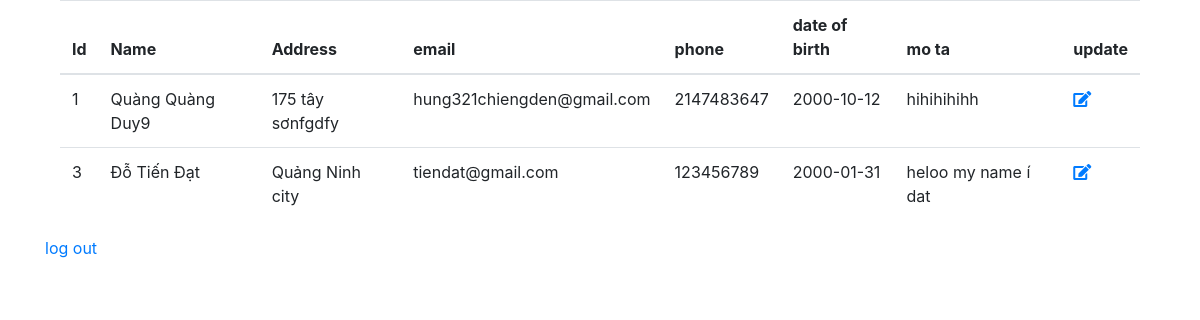
Screenshot of /admin.php (signed in) with the database file from the repository.
### tables this page shows
CREATE TABLE `member` (
  `ID` int(11) NOT NULL,
  `NAME` varchar(255) NOT NULL,
  `ADDRESS` varchar(255) NOT NULL,
  `EMAIL` varchar(255) NOT NULL,
  `PHONE` int(11) NOT NULL,
  `DATE_OF_BIRTH` date NOT NULL,
  `DESCRIPTION` varchar(5000) NOT NULL
);

### admin.php (the view, shortened to what this page needs)
<!DOCTYPE html>
<html lang="en">
<head>
    <link rel="stylesheet" href="https://stackpath.bootstrapcdn.com/bootstrap/4.3.1/css/bootstrap.min.css">
    <link href="https://pro.fontawesome.com/releases/v5.12.0/css/all.css" rel="stylesheet">
</head>
<body>
<div class="container">
    <div class='container'>
        <table class='table'>
            <thead>
                <tr>
                    <th>Id</th>
                    <th>Name</th>
                    <th>Address</th>
                    <th>email</th>
                    <th>phone</th>
                    <th>date of birth</th>
                    <th>mo ta</th>
                    <th>update</th>
                </tr>
            </thead>
    <?php
    require 'connect.php';
    $sql="select * from member";
    $result=mysqli_query($conn,$sql);
        $data_list=mysqli_fetch_all($result);
        foreach($data_list as $data){
            echo "<tr>";
            echo"<td>$data[0]</td>";
            echo"<td>$data[1]</td>";
            echo"<td>$data[2]</td>";
            echo"<td>$data[3]</td>";
            echo"<td>$data[4]</td>";
            echo"<td>$data[5]</td>";
            echo"<td>$data[6]</td>";
            echo"<td><a href='update.php?id=".$data[0]."'><i class='fas fa-edit'></i></a></td>";
            echo"</tr>";
        }
        echo"</table>";
        echo"</div>";
    ?>
<a href="close.php">log out </a>
</body>
</html>

### rows the page displays
member: ID "1", NAME "Quàng Quàng Duy9", ADDRESS "175 tây sơnfgdfy", EMAIL "hung321chiengden@gmail.com", PHONE "2147483647", DATE_OF_BIRTH "2000-10-12", DESCRIPTION "hihihihihh"
member: ID "3", NAME "Đỗ Tiến Đạt", ADDRESS "Quảng Ninh city", EMAIL "tiendat@gmail.com", PHONE "123456789", DATE_OF_BIRTH "2000-01-31", DESCRIPTION "heloo my name í dat"
